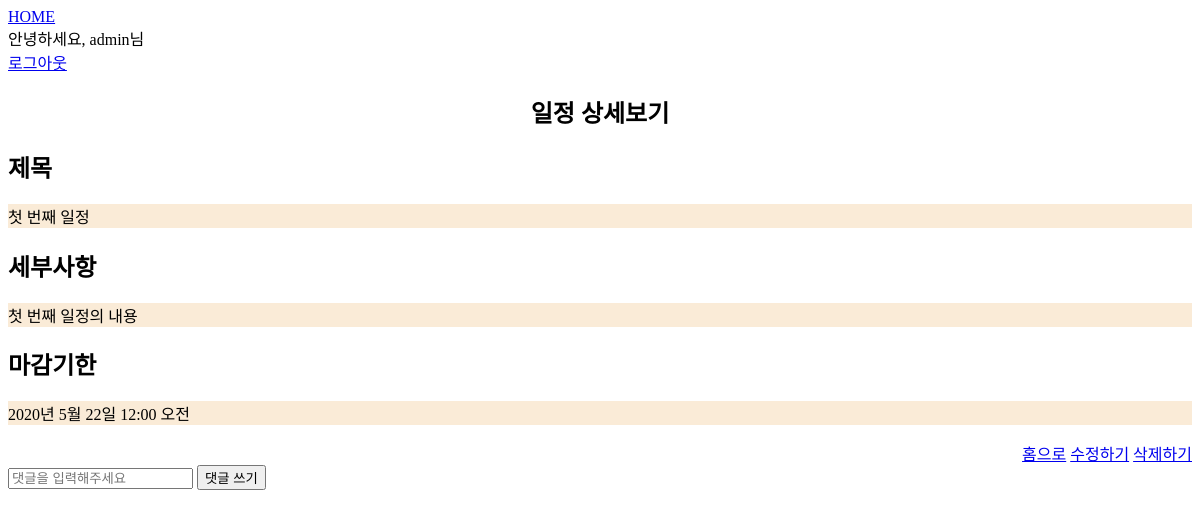
The page /detaii/1 (signed in) on the database as committed earlier.
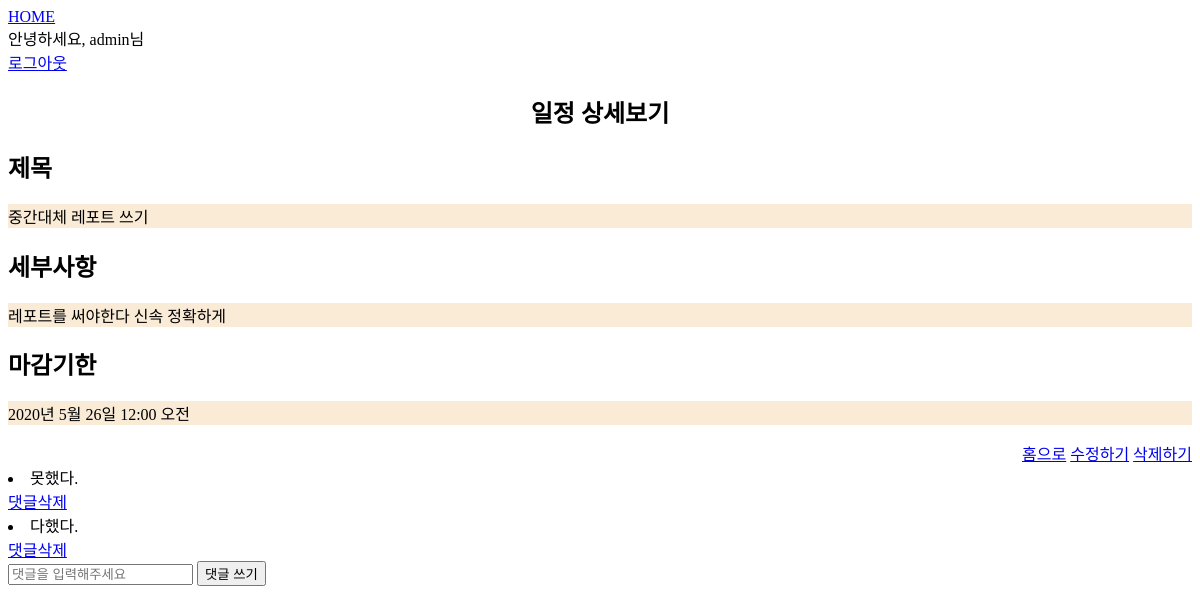
The same page on the database as committed later.
### blog/models.py (models this page shows, shortened)
class Todo(models.Model):
    title = models.CharField(max_length = 100)
    content = models.TextField(null=True)
    deadline = models.DateTimeField(null=True)
    author = models.ForeignKey(User, on_delete=models.CASCADE, related_name='posts')

class Comment(models.Model):
    post = models.ForeignKey(Todo, on_delete=models.CASCADE, related_name='comments')
    content = models.TextField()
    author = models.ForeignKey(User, on_delete=models.CASCADE, related_name='comments')

### blog/views.py (the view, shortened to what this page needs)
# urls.py: path('detaii/<int:todo_pk>', views.detail, name='detail'),
def detail(request, todo_pk):
    todo = Todo.objects.get(pk = todo_pk)
    context = {'todo' : todo}
    return render(request, 'detail.html', context)

### blog/templates/detail.html (shortened to what this page needs)
{% extends 'base.html' %}
{% block css %}
{% load static %}
<link rel="stylesheet" href="{% static 'detail.css' %}" type='text/css'>
{% endblock css %}
{% block content %}
    <div class = "top">
        <div class = "top_title">
            <h2>일정 상세보기</h2>
        </div>
    </div>
    <div class = "middle">
        <div class = "title">
            <h2>제목</h2>
            <p>{{ todo.title }}</p>
        </div>
        <div class = "detail">
            <h2>세부사항</h2>
            <p>{{ todo.content }}</p>
        </div>
        <div class = "deadline">
            <h2>마감기한</h2>
            <p>{{ todo.deadline }}</p>
        </div>
    </div>
    <div class = "link_to">
        <a href = "{% url 'home' %}">홈으로</a>
        {% if user.is_authenticated and todo.author.pk == user.pk %}
        <a href = "{% url 'edit' todo.pk %}">수정하기</a>
        <a href = "{% url 'delete' todo.pk %}">삭제하기</a>
        {% endif %}
    </div>
    <div>
        {% for comment in todo.comments.all %}
            <li>{{ comment.content }}</li>
            {% if user.is_authenticated and comment.author.pk == user.pk %}
                <a href="{% url 'delete_comment' todo.pk comment.pk %}">댓글삭제</a>
            {% endif %}
        {% endfor %}
        {% if user.is_authenticated %}
            <form method="POST">
                <input type="text" name="content" placeholder="댓글을 입력해주세요">
                <button type="submit">댓글 쓰기</button>
            </form>
        {% endif %}
    </div>
{% endblock content %}

Rows that differ between the two databases and show on the page:
changed Todo: title "첫 번째 일정" → "중간대체 레포트 쓰기"; content "첫 번째 일정의 내용" → "레포트를 써야한다 신속 정확하게"; deadline "2020년 5월 22일 12:00 오전" → "2020년 5월 26일 12:00 오전"
added Comment: content "못했다.", shows "댓글삭제"
added Comment: content "다했다.", shows "댓글삭제"
